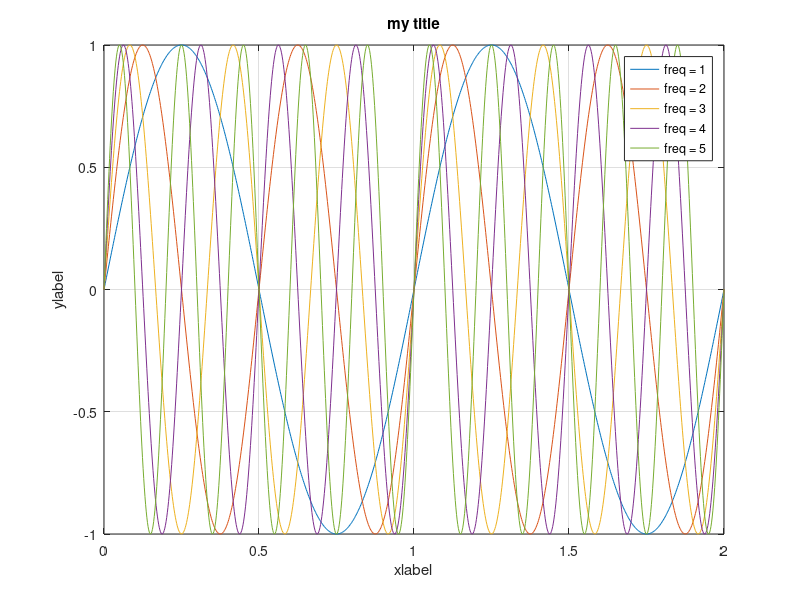

MATLAB code for this plot:
clc; clearvars; close all;

% create frequency range
freqArray = 1:5;

% create container for legend names
legendContainer = cell(1, length(freqArray));

% create timeline for building sinusoids
timeline = linspace(0, 2, 1000);

% counter for indexing legendContainer
k = 0;

figure;
for freq = freqArray
    k = k + 1;
    legendContainer{k} = ['freq = ', num2str(freq)];
    signal = sin(2*pi*freq*timeline);
    plot(timeline, signal); hold on;
end
title('my title'); xlabel('xlabel'); ylabel('ylabel');
legend(legendContainer);grid on;